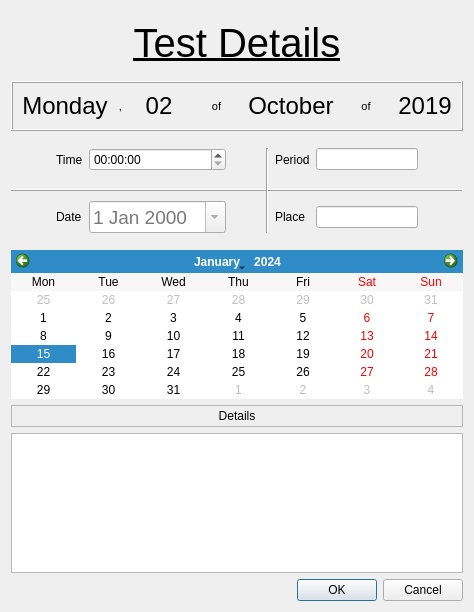
<?xml version="1.0" encoding="UTF-8"?>
<ui version="4.0">
 <class>Dialog</class>
 <widget class="QDialog" name="Dialog">
  <property name="geometry">
   <rect>
    <x>0</x>
    <y>0</y>
    <width>474</width>
    <height>612</height>
   </rect>
  </property>
  <property name="windowTitle">
   <string>Dialog</string>
  </property>
  <layout class="QVBoxLayout" name="verticalLayout">
   <item>
    <widget class="QFrame" name="frame_62">
     <property name="frameShape">
      <enum>QFrame::NoFrame</enum>
     </property>
     <property name="frameShadow">
      <enum>QFrame::Raised</enum>
     </property>
     <layout class="QGridLayout" name="gridLayout_53">
      <item row="0" column="0" colspan="3">
       <widget class="QLabel" name="label_212">
        <property name="palette">
         <palette>
          <active>
           <colorrole role="WindowText">
            <brush brushstyle="SolidPattern">
             <color alpha="255">
              <red>0</red>
              <green>0</green>
              <blue>0</blue>
             </color>
            </brush>
           </colorrole>
          </active>
          <inactive>
           <colorrole role="WindowText">
            <brush brushstyle="SolidPattern">
             <color alpha="255">
              <red>0</red>
              <green>0</green>
              <blue>0</blue>
             </color>
            </brush>
           </colorrole>
          </inactive>
          <disabled>
           <colorrole role="WindowText">
            <brush brushstyle="SolidPattern">
             <color alpha="255">
              <red>159</red>
              <green>158</green>
              <blue>158</blue>
             </color>
            </brush>
           </colorrole>
          </disabled>
         </palette>
        </property>
        <property name="font">
         <font>
          <pointsize>30</pointsize>
          <underline>true</underline>
          <strikeout>false</strikeout>
         </font>
        </property>
        <property name="frameShape">
         <enum>QFrame::NoFrame</enum>
        </property>
        <property name="text">
         <string>Test Details</string>
        </property>
        <property name="alignment">
         <set>Qt::AlignCenter</set>
        </property>
       </widget>
      </item>
     </layout>
    </widget>
   </item>
   <item>
    <spacer name="verticalSpacer">
     <property name="orientation">
      <enum>Qt::Vertical</enum>
     </property>
     <property name="sizeHint" stdset="0">
      <size>
       <width>20</width>
       <height>40</height>
      </size>
     </property>
    </spacer>
   </item>
   <item>
    <widget class="QFrame" name="frame_20">
     <property name="frameShape">
      <enum>QFrame::Box</enum>
     </property>
     <property name="frameShadow">
      <enum>QFrame::Raised</enum>
     </property>
     <layout class="QHBoxLayout" name="horizontalLayout_32">
      <item>
       <widget class="QLabel" name="wd_label">
        <property name="font">
         <font>
          <pointsize>18</pointsize>
          <weight>50</weight>
          <italic>false</italic>
          <bold>false</bold>
          <underline>false</underline>
          <strikeout>false</strikeout>
          <kerning>false</kerning>
         </font>
        </property>
        <property name="text">
         <string>Monday</string>
        </property>
        <property name="alignment">
         <set>Qt::AlignCenter</set>
        </property>
       </widget>
      </item>
      <item>
       <widget class="QLabel" name="label_278">
        <property name="maximumSize">
         <size>
          <width>13</width>
          <height>16777215</height>
         </size>
        </property>
        <property name="font">
         <font>
          <pointsize>8</pointsize>
          <underline>false</underline>
          <strikeout>false</strikeout>
         </font>
        </property>
        <property name="text">
         <string>,</string>
        </property>
        <property name="alignment">
         <set>Qt::AlignCenter</set>
        </property>
       </widget>
      </item>
      <item>
       <widget class="QLabel" name="md_label">
        <property name="font">
         <font>
          <pointsize>18</pointsize>
          <weight>50</weight>
          <italic>false</italic>
          <bold>false</bold>
          <underline>false</underline>
          <strikeout>false</strikeout>
          <kerning>false</kerning>
         </font>
        </property>
        <property name="text">
         <string>02</string>
        </property>
        <property name="alignment">
         <set>Qt::AlignCenter</set>
        </property>
       </widget>
      </item>
      <item>
       <widget class="QLabel" name="label_276">
        <property name="font">
         <font>
          <pointsize>8</pointsize>
          <underline>false</underline>
          <strikeout>false</strikeout>
         </font>
        </property>
        <property name="text">
         <string>of</string>
        </property>
        <property name="alignment">
         <set>Qt::AlignCenter</set>
        </property>
       </widget>
      </item>
      <item>
       <widget class="QLabel" name="month_label">
        <property name="font">
         <font>
          <pointsize>18</pointsize>
          <weight>50</weight>
          <italic>false</italic>
          <bold>false</bold>
          <underline>false</underline>
          <strikeout>false</strikeout>
          <kerning>false</kerning>
         </font>
        </property>
        <property name="text">
         <string>October</string>
        </property>
        <property name="alignment">
         <set>Qt::AlignCenter</set>
        </property>
       </widget>
      </item>
      <item>
       <widget class="QLabel" name="label_277">
        <property name="font">
         <font>
          <pointsize>8</pointsize>
          <underline>false</underline>
          <strikeout>false</strikeout>
         </font>
        </property>
        <property name="text">
         <string>of</string>
        </property>
        <property name="alignment">
         <set>Qt::AlignCenter</set>
        </property>
       </widget>
      </item>
      <item>
       <widget class="QLabel" name="year_label">
        <property name="font">
         <font>
          <pointsize>18</pointsize>
          <weight>50</weight>
          <italic>false</italic>
          <bold>false</bold>
          <underline>false</underline>
          <strikeout>false</strikeout>
          <kerning>false</kerning>
         </font>
        </property>
        <property name="text">
         <string>2019</string>
        </property>
        <property name="alignment">
         <set>Qt::AlignCenter</set>
        </property>
       </widget>
      </item>
     </layout>
    </widget>
   </item>
   <item>
    <spacer name="verticalSpacer_3">
     <property name="orientation">
      <enum>Qt::Vertical</enum>
     </property>
     <property name="sizeHint" stdset="0">
      <size>
       <width>20</width>
       <height>40</height>
      </size>
     </property>
    </spacer>
   </item>
   <item>
    <widget class="QFrame" name="frame">
     <property name="frameShape">
      <enum>QFrame::HLine</enum>
     </property>
     <property name="frameShadow">
      <enum>QFrame::Raised</enum>
     </property>
     <layout class="QGridLayout" name="gridLayout">
      <item row="5" column="6">
       <widget class="QLineEdit" name="place_lineEdit"/>
      </item>
      <item row="0" column="1">
       <widget class="QLabel" name="label">
        <property name="text">
         <string>Time</string>
        </property>
       </widget>
      </item>
      <item row="5" column="1">
       <widget class="QLabel" name="label_4">
        <property name="text">
         <string>Date</string>
        </property>
       </widget>
      </item>
      <item row="5" column="2">
       <widget class="QDateEdit" name="dateEdit">
        <property name="palette">
         <palette>
          <active>
           <colorrole role="Text">
            <brush brushstyle="SolidPattern">
             <color alpha="255">
              <red>120</red>
              <green>120</green>
              <blue>120</blue>
             </color>
            </brush>
           </colorrole>
           <colorrole role="ButtonText">
            <brush brushstyle="SolidPattern">
             <color alpha="255">
              <red>132</red>
              <green>132</green>
              <blue>132</blue>
             </color>
            </brush>
           </colorrole>
          </active>
          <inactive>
           <colorrole role="Text">
            <brush brushstyle="SolidPattern">
             <color alpha="255">
              <red>120</red>
              <green>120</green>
              <blue>120</blue>
             </color>
            </brush>
           </colorrole>
           <colorrole role="ButtonText">
            <brush brushstyle="SolidPattern">
             <color alpha="255">
              <red>132</red>
              <green>132</green>
              <blue>132</blue>
             </color>
            </brush>
           </colorrole>
          </inactive>
          <disabled>
           <colorrole role="Text">
            <brush brushstyle="SolidPattern">
             <color alpha="255">
              <red>159</red>
              <green>158</green>
              <blue>158</blue>
             </color>
            </brush>
           </colorrole>
           <colorrole role="ButtonText">
            <brush brushstyle="SolidPattern">
             <color alpha="255">
              <red>159</red>
              <green>158</green>
              <blue>158</blue>
             </color>
            </brush>
           </colorrole>
          </disabled>
         </palette>
        </property>
        <property name="font">
         <font>
          <pointsize>14</pointsize>
         </font>
        </property>
        <property name="currentSection">
         <enum>QDateTimeEdit::DaySection</enum>
        </property>
        <property name="calendarPopup">
         <bool>true</bool>
        </property>
        <property name="timeSpec">
         <enum>Qt::LocalTime</enum>
        </property>
       </widget>
      </item>
      <item row="0" column="4" rowspan="6">
       <widget class="Line" name="line">
        <property name="orientation">
         <enum>Qt::Vertical</enum>
        </property>
       </widget>
      </item>
      <item row="5" column="5">
       <widget class="QLabel" name="label_3">
        <property name="text">
         <string>Place</string>
        </property>
       </widget>
      </item>
      <item row="0" column="3">
       <spacer name="horizontalSpacer">
        <property name="orientation">
         <enum>Qt::Horizontal</enum>
        </property>
        <property name="sizeHint" stdset="0">
         <size>
          <width>40</width>
          <height>20</height>
         </size>
        </property>
       </spacer>
      </item>
      <item row="4" column="2">
       <spacer name="verticalSpacer_4">
        <property name="orientation">
         <enum>Qt::Vertical</enum>
        </property>
        <property name="sizeHint" stdset="0">
         <size>
          <width>20</width>
          <height>40</height>
         </size>
        </property>
       </spacer>
      </item>
      <item row="0" column="0">
       <spacer name="horizontalSpacer_5">
        <property name="orientation">
         <enum>Qt::Horizontal</enum>
        </property>
        <property name="sizeHint" stdset="0">
         <size>
          <width>40</width>
          <height>20</height>
         </size>
        </property>
       </spacer>
      </item>
      <item row="0" column="7">
       <spacer name="horizontalSpacer_6">
        <property name="orientation">
         <enum>Qt::Horizontal</enum>
        </property>
        <property name="sizeHint" stdset="0">
         <size>
          <width>40</width>
          <height>20</height>
         </size>
        </property>
       </spacer>
      </item>
      <item row="0" column="5">
       <widget class="QLabel" name="label_2">
        <property name="text">
         <string>Period</string>
        </property>
       </widget>
      </item>
      <item row="0" column="6">
       <widget class="QLineEdit" name="period_lineEdit"/>
      </item>
      <item row="3" column="2">
       <spacer name="verticalSpacer_7">
        <property name="orientation">
         <enum>Qt::Vertical</enum>
        </property>
        <property name="sizeHint" stdset="0">
         <size>
          <width>20</width>
          <height>40</height>
         </size>
        </property>
       </spacer>
      </item>
      <item row="2" column="2">
       <spacer name="verticalSpacer_2">
        <property name="orientation">
         <enum>Qt::Vertical</enum>
        </property>
        <property name="sizeHint" stdset="0">
         <size>
          <width>20</width>
          <height>40</height>
         </size>
        </property>
       </spacer>
      </item>
      <item row="1" column="2">
       <spacer name="verticalSpacer_8">
        <property name="orientation">
         <enum>Qt::Vertical</enum>
        </property>
        <property name="sizeHint" stdset="0">
         <size>
          <width>20</width>
          <height>40</height>
         </size>
        </property>
       </spacer>
      </item>
      <item row="0" column="2">
       <widget class="QTimeEdit" name="timeEdit"/>
      </item>
     </layout>
    </widget>
   </item>
   <item>
    <spacer name="verticalSpacer_5">
     <property name="orientation">
      <enum>Qt::Vertical</enum>
     </property>
     <property name="sizeHint" stdset="0">
      <size>
       <width>20</width>
       <height>40</height>
      </size>
     </property>
    </spacer>
   </item>
   <item>
    <widget class="QCalendarWidget" name="calendarWidget">
     <property name="gridVisible">
      <bool>false</bool>
     </property>
     <property name="horizontalHeaderFormat">
      <enum>QCalendarWidget::ShortDayNames</enum>
     </property>
     <property name="verticalHeaderFormat">
      <enum>QCalendarWidget::NoVerticalHeader</enum>
     </property>
     <property name="navigationBarVisible">
      <bool>true</bool>
     </property>
     <property name="dateEditEnabled">
      <bool>true</bool>
     </property>
    </widget>
   </item>
   <item>
    <spacer name="verticalSpacer_6">
     <property name="orientation">
      <enum>Qt::Vertical</enum>
     </property>
     <property name="sizeHint" stdset="0">
      <size>
       <width>20</width>
       <height>40</height>
      </size>
     </property>
    </spacer>
   </item>
   <item>
    <widget class="QLabel" name="label_5">
     <property name="frameShape">
      <enum>QFrame::StyledPanel</enum>
     </property>
     <property name="text">
      <string>Details</string>
     </property>
     <property name="alignment">
      <set>Qt::AlignHCenter|Qt::AlignTop</set>
     </property>
    </widget>
   </item>
   <item>
    <widget class="QTextEdit" name="textEdit"/>
   </item>
   <item>
    <widget class="QDialogButtonBox" name="buttonBox">
     <property name="orientation">
      <enum>Qt::Horizontal</enum>
     </property>
     <property name="standardButtons">
      <set>QDialogButtonBox::Cancel|QDialogButtonBox::Ok</set>
     </property>
    </widget>
   </item>
  </layout>
 </widget>
 <tabstops>
  <tabstop>timeEdit</tabstop>
  <tabstop>period_lineEdit</tabstop>
  <tabstop>dateEdit</tabstop>
  <tabstop>place_lineEdit</tabstop>
  <tabstop>calendarWidget</tabstop>
  <tabstop>textEdit</tabstop>
  <tabstop>buttonBox</tabstop>
 </tabstops>
 <resources/>
 <connections>
  <connection>
   <sender>buttonBox</sender>
   <signal>accepted()</signal>
   <receiver>Dialog</receiver>
   <slot>accept()</slot>
   <hints>
    <hint type="sourcelabel">
     <x>184</x>
     <y>590</y>
    </hint>
    <hint type="destinationlabel">
     <x>157</x>
     <y>274</y>
    </hint>
   </hints>
  </connection>
  <connection>
   <sender>buttonBox</sender>
   <signal>rejected()</signal>
   <receiver>Dialog</receiver>
   <slot>reject()</slot>
   <hints>
    <hint type="sourcelabel">
     <x>184</x>
     <y>596</y>
    </hint>
    <hint type="destinationlabel">
     <x>286</x>
     <y>274</y>
    </hint>
   </hints>
  </connection>
  <connection>
   <sender>calendarWidget</sender>
   <signal>clicked(QDate)</signal>
   <receiver>dateEdit</receiver>
   <slot>setDate(QDate)</slot>
   <hints>
    <hint type="sourcelabel">
     <x>318</x>
     <y>329</y>
    </hint>
    <hint type="destinationlabel">
     <x>191</x>
     <y>232</y>
    </hint>
   </hints>
  </connection>
  <connection>
   <sender>dateEdit</sender>
   <signal>dateChanged(QDate)</signal>
   <receiver>calendarWidget</receiver>
   <slot>setSelectedDate(QDate)</slot>
   <hints>
    <hint type="sourcelabel">
     <x>125</x>
     <y>224</y>
    </hint>
    <hint type="destinationlabel">
     <x>218</x>
     <y>301</y>
    </hint>
   </hints>
  </connection>
 </connections>
</ui>
